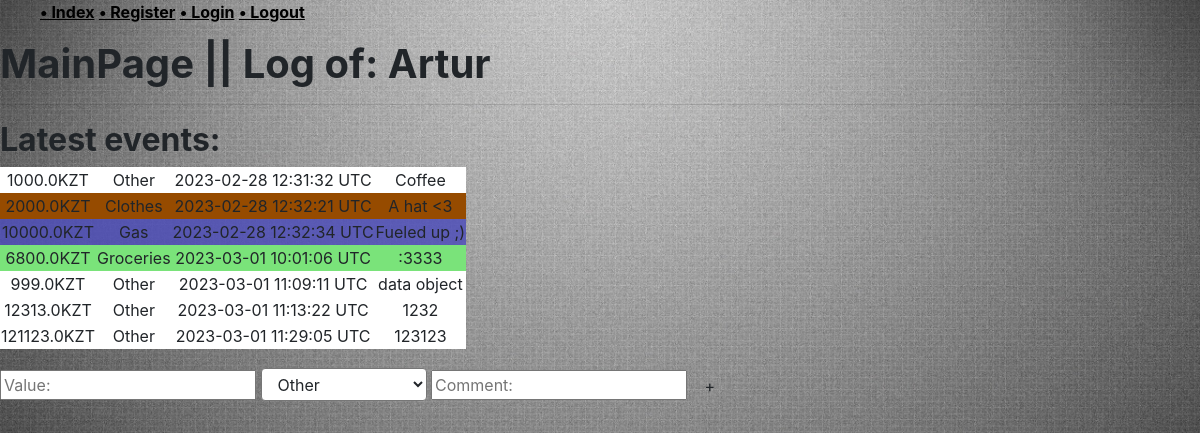
The app's page / (signed in), older data.
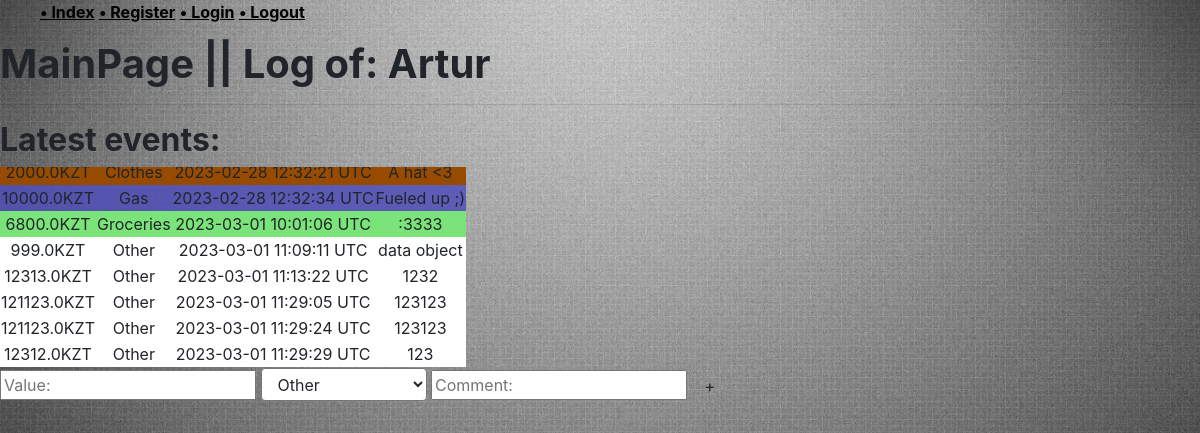
The same page, newer data.
### log/models.py (models this page shows, shortened)
class Entry(models.Model):
    user = models.ForeignKey(settings.AUTH_USER_MODEL, on_delete=models.CASCADE)
    category = models.ForeignKey(Category, on_delete=models.SET_DEFAULT, default=1)
    currency = models.CharField(choices=CURRENCY_CHOICES, max_length=3, default='KZT')
    value = models.FloatField(validators=[MinValueValidator(0)])
    date = models.DateTimeField(default=timezone.now)
    comment = models.CharField(max_length=200, blank=True)
    class Meta:
        verbose_name = "Entry"
        verbose_name_plural = "Entries"

class Category(models.Model):
    name = models.CharField(max_length=200)
    INCOME = '+'
    SPEND = '-'
    KIND_CHOICES = [
        (INCOME, 'income'),
        (SPEND, 'spend')
    ]
    kind = models.CharField(
        max_length=1,
        choices=KIND_CHOICES,
        default=SPEND,
    )
    def __str__(self):
        return self.name
    class Meta:
        verbose_name = "Category"
        verbose_name_plural = "Categories"

### log/views.py (the view)
# urls.py: path('', include('log.urls')),
@login_required
def log(request):
    current_user = request.user
    entries = collect_entries(current_user)
    categories = collect_categories(current_user)
    context = {
        'user'          : current_user.username,
        'entries'       : entries,
        'categories'    : categories,
    }
    return render(request, 'log/log.html', context)

### log/helpers.py (called while the page is built)
def collect_entries(user):
    entries_list = Entry.objects.filter(user=user.id)
    entries_dict = []
    for i, item in enumerate(entries_list):
        new_entry = {
            'value': item.value,
            'currency': item.currency,
            'category': item.category.name,
            'datetime': item.date.strftime("%Y-%m-%d %H:%M:%S %Z"),
            'comment' : item.comment,
            'iterator': i + 1,
        }
        entries_dict.append(new_entry)
    return entries_dict

def collect_categories(user):
    categories = Category.objects.all()
    return categories

### log/templates/log/log.html (shortened to what this page needs)
{% extends "accounts/layout.html" %}
{% block link %}
{% load static %}
    <link rel="stylesheet" type="text/css" href="{% static 'log/log_display.css' %}">
{% endblock link %}
{% block body %}
<h1 class="header">MainPage || Log of: {{user}}</h1>
<hr>
<h2 class="header">Latest events:</h2>
<div style="height: 200px; overflow-y: scroll; scroll-behavior: smooth; display:none" id="logTableContainer">
    <table id="logTable">
        <tbody>
            {% for entry in entries %}
            <tr class="{{entry.category|lower}}">
                <td>{{entry.value}}{{entry.currency}}</td>
                <td>{{entry.category}}</td>
                <td>{{entry.datetime}}</td>
                {% if 'comment' in entry %}
                <td>{{entry.comment}}</td>
                {% else %}
                <td>...</td>
                {% endif %}
            </tr>
            {% endfor %}
        </tbody>
    </table>
</div>
<form id="add-entry" style="display:inline-block;">
        <input name="value" id="input-value" placeholder="Value:">
        <select name="category" id="input-category" class="form-select">
            {% for category in categories %}
                {% if forloop.counter == 1 %}
                <option selected value="{{ category }}">{{category}}</option>
                {% else %}
                <option value="{{ category }}">{{category}}</option>
                {% endif %}
            {% endfor %}
        </select>
        <input name="comment" id="input-comment" placeholder="Comment:">
        <button class="btn" type="submit">+</button>
</form>
{% endblock body %}

### accounts/templates/accounts/layout.html (shortened to what this page needs)
<!DOCTYPE html>
<html lang="en">
    <head>
        {% load static %}
        <link rel="stylesheet" href="{% static 'accounts/style.css' %}">
        {% block link %} {% endblock link %}
        <link rel="stylesheet" href="https://cdn.jsdelivr.net/npm/bootstrap@4.3.1/dist/css/bootstrap.min.css">
    </head>
    <body>
        <ul>
            <li style="display: inline-block;"><a class="a-empty" href="/">• Index </a></li>
            <li style="display: inline-block;"><a class="a-empty" href="/register">• Register </a></li>
            <li style="display: inline-block;"><a class="a-empty" href="/login">• Login </a></li>
            <li style="display: inline-block;"><a class="a-empty" href="/logout">• Logout </a></li>
        </ul>
        {% block body %}{% endblock body %}
    </body>
</html>

### accounts/static/accounts/style.css (style rules this page uses)
body { background: white url("images/background.jpg") no-repeat; background-size: cover; }
.header { font-weight: bold; }
.a-empty { color: black; text-decoration: underline; font-weight: bold; }

### log/static/log/log_display.css (style rules this page uses)
table th, table td { text-align: center; }
.form-select { display: inline-block; padding: 0.275rem 2.25rem 0.275rem 0.75rem; font-size: 1rem; font-weight: 400; line-height: 1.5; color: #212529; background-color: #fff; background-repeat: no-repeat; background-position: right 0.75rem center; background-size: 16px 12px; border-radius: 0.25rem; transition: border-color .15s ease-in-out, box-shadow .15s ease-in-out; }
#add-entry { display: inline-block; vertical-align: middle; margin-right: 10px; }
.other { background-color: white; }
.groceries { background-color: #7ae37a; }
.clothes { background-color: #964B00; }
.gas { background-color: rgba(79, 79, 185, 0.842); }

Row changes from the older to the newer data that the page shows:
no longer on this page (row unchanged): Entry: value "1000.0", currency "KZT", comment "Coffee"
added Entry: value "121123.0", currency "KZT", comment "123123"
added Entry: value "12312.0", currency "KZT", comment "123"
Text that changed along with them:
new list line: "Other"
new list line: "2023-03-01 11:29:24 UTC"
new list line: "2023-03-01 11:29:29 UTC"
list line gone: "Other"
list line gone: "2023-02-28 12:31:32 UTC"
